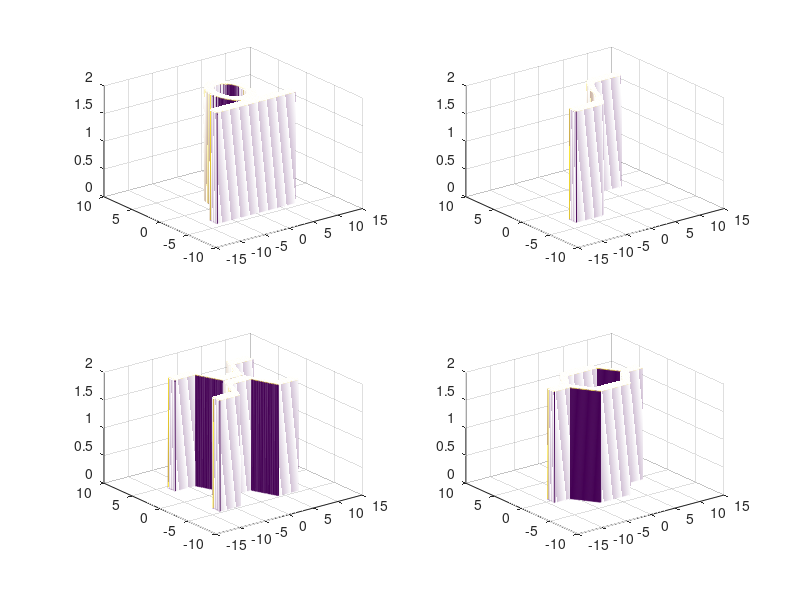

The MATLAB source for this figure:
x = -15 : 0.05 : 15;
y = -10 : 0.05 : 10;

[X, Y] = meshgrid(x, y); 
H = 2;
W = 1.2;


%(a):
bus = abs(Y + 3.5) <= W/2 & abs(X) <= 8;
R_grid = sqrt(X.^2 + (Y - 0.5).^2);
ring = R_grid >= (3.5 - W) & R_grid <= 3.5;
a = bus | ring;

%(b):
Yc_b = 3 * sin(X * pi / 6); 
Yc_b(X < -3) = -3; Yc_b(X > 3) = 3;
b = abs(Y - Yc_b) <= W/2 & abs(X) <= 8;

%(c):
Yc_c_top = ones(size(X)) * 0.8;
Yc_c_top(X < -4) = 4;
Yc_c_top(X > 4) = 4;
mask_left = X >= -4 & X < -2;
Yc_c_top(mask_left) = 0.8 + 1.6 * (-X(mask_left) - 2);
mask_right = X > 2 & X <= 4;
Yc_c_top(mask_right) = 0.8 + 1.6 * (X(mask_right) - 2);
Yc_c_bot = -Yc_c_top;
c = (abs(Y - Yc_c_top) <= W/2 | abs(Y - Yc_c_bot) <= W/2) & abs(X) <= 8;

%(d):
Yc_d_top = zeros(size(X));
Yc_d_top(abs(X) <= 3) = 3; 
mask_split = X > -6 & X < -3; 
Yc_d_top(mask_split) = X(mask_split) + 6;
mask_comb = X > 3 & X < 6;    
Yc_d_top(mask_comb) = -X(mask_comb) + 6;
Yc_d_bot = -Yc_d_top;
d = (abs(Y - Yc_d_top) <= W/2 | abs(Y - Yc_d_bot) <= W/2) & abs(X) <= 9;


masks = {a, b, c, d};
titles = {'(a)', '(b)', '(c)', '(d)'};

for i = 1:4
    mask = masks{i};
    
    mask_dilated = conv2(double(mask), ones(3), 'same') > 0;
    boundary = mask_dilated & ~mask;
    
    Z = zeros(size(X)); 
    Z(mask) = H;         
    Z(boundary) = 0;     
    
    Z_plot = Z;
    Z_plot(~(mask | boundary)) = NaN;
    
    subplot(2, 2, i);
    mesh(X, Y, Z_plot);

end
